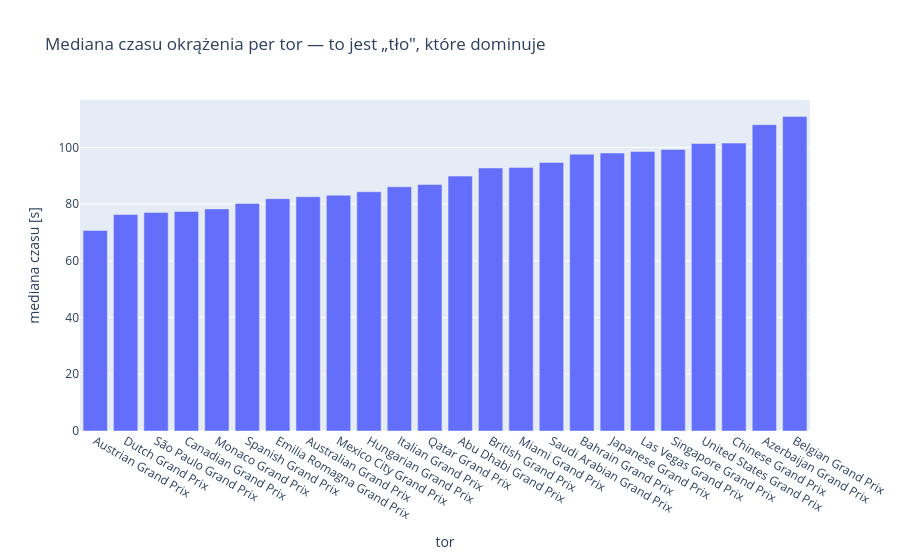

Here is the notebook cell this chart was saved with:
### Code cell
med = laps.groupby('EventName')['LapTime_s'].median().sort_values()
fig = px.bar(med, title='Mediana czasu okrążenia per tor — to jest „tło", które dominuje',
             labels={'value': 'mediana czasu [s]', 'EventName': 'tor'})
fig.update_layout(showlegend=False)
fig.show()

### Figure 1 — Plotly figure (JSON) as saved in the notebook; plotly's stock layout.template omitted (floating-point values rounded to 4 significant figures)
{"data": [{"hovertemplate": "variable=LapTime_s<br>tor=%{x}<br>mediana czasu [s]=%{y}<extra></extra>", "legendgroup": "LapTime_s", "marker": {"color": "#636efa", "pattern": {"shape": ""}}, "name": "LapTime_s", "orientation": "v", "showlegend": true, "textposition": "auto", "type": "bar", "x": ["Austrian Grand Prix", "Dutch Grand Prix", "São Paulo Grand Prix", "Canadian Grand Prix", "Monaco Grand Prix", "Spanish Grand Prix", "Emilia Romagna Grand Prix", "Australian Grand Prix", "Mexico City Grand Prix", "Hungarian Grand Prix", "Italian Grand Prix", "Qatar Grand Prix", "Abu Dhabi Grand Prix", "British Grand Prix", "Miami Grand Prix", "Saudi Arabian Grand Prix", "Bahrain Grand Prix", "Japanese Grand Prix", "Las Vegas Grand Prix", "Singapore Grand Prix", "United States Grand Prix", "Chinese Grand Prix", "Azerbaijan Grand Prix", "Belgian Grand Prix"], "xaxis": "x", "y": [70.71, 76.3, 77.05, 77.4, 78.3, 80.22, 81.92, 82.6, 83.13, 84.36, 86.09, 86.88, 89.87, 92.73, 92.88, 94.68, 97.61, 98.01, 98.54, 99.28, 101.4, 101.5, 108.0, 110.9], "yaxis": "y"}], "layout": {"barmode": "relative", "legend": {"title": {"text": "variable"}, "tracegroupgap": 0}, "showlegend": false, "title": {"text": "Mediana czasu okrążenia per tor — to jest „tło\", które dominuje"}, "xaxis": {"anchor": "y", "domain": [0.0, 1.0], "title": {"text": "tor"}}, "yaxis": {"anchor": "x", "domain": [0.0, 1.0], "title": {"text": "mediana czasu [s]"}}}}
